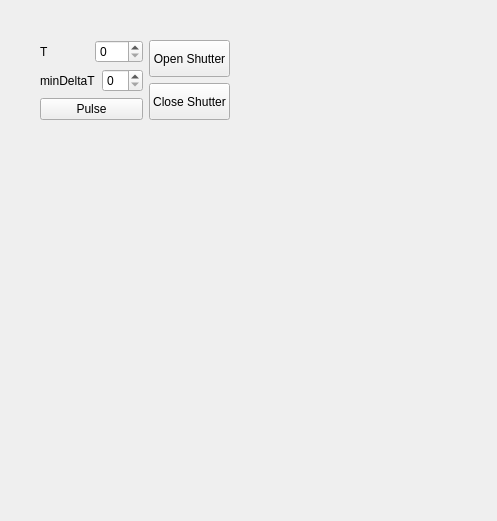
<?xml version="1.0" encoding="UTF-8"?>
<ui version="4.0">
 <class>secondPage</class>
 <widget class="QWidget" name="secondPage">
  <property name="geometry">
   <rect>
    <x>0</x>
    <y>0</y>
    <width>497</width>
    <height>521</height>
   </rect>
  </property>
  <property name="windowTitle">
   <string>Form</string>
  </property>
  <widget class="QWidget" name="">
   <property name="geometry">
    <rect>
     <x>0</x>
     <y>0</y>
     <width>481</width>
     <height>501</height>
    </rect>
   </property>
   <layout class="QGridLayout" name="gridLayout">
    <property name="sizeConstraint">
     <enum>QLayout::SetFixedSize</enum>
    </property>
    <item row="0" column="1">
     <spacer name="verticalSpacer_2">
      <property name="orientation">
       <enum>Qt::Vertical</enum>
      </property>
      <property name="sizeHint" stdset="0">
       <size>
        <width>20</width>
        <height>40</height>
       </size>
      </property>
     </spacer>
    </item>
    <item row="1" column="0">
     <spacer name="horizontalSpacer">
      <property name="orientation">
       <enum>Qt::Horizontal</enum>
      </property>
      <property name="sizeHint" stdset="0">
       <size>
        <width>40</width>
        <height>20</height>
       </size>
      </property>
     </spacer>
    </item>
    <item row="1" column="1">
     <layout class="QVBoxLayout" name="pulse_layout">
      <item>
       <layout class="QHBoxLayout" name="horizontalLayout_3">
        <item>
         <layout class="QVBoxLayout" name="verticalLayout_2">
          <item>
           <layout class="QVBoxLayout" name="verticalLayout">
            <item>
             <layout class="QHBoxLayout" name="horizontalLayout">
              <item>
               <widget class="QLabel" name="label">
                <property name="text">
                 <string>T</string>
                </property>
               </widget>
              </item>
              <item>
               <widget class="QSpinBox" name="T_spinBox"/>
              </item>
             </layout>
            </item>
            <item>
             <layout class="QHBoxLayout" name="horizontalLayout_2">
              <item>
               <widget class="QLabel" name="label_2">
                <property name="text">
                 <string>minDeltaT</string>
                </property>
               </widget>
              </item>
              <item>
               <widget class="QSpinBox" name="minDeltaT_spinBox"/>
              </item>
             </layout>
            </item>
           </layout>
          </item>
          <item>
           <widget class="QPushButton" name="pulse_button">
            <property name="sizePolicy">
             <sizepolicy hsizetype="Expanding" vsizetype="Expanding">
              <horstretch>0</horstretch>
              <verstretch>0</verstretch>
             </sizepolicy>
            </property>
            <property name="text">
             <string>Pulse</string>
            </property>
           </widget>
          </item>
         </layout>
        </item>
        <item>
         <layout class="QVBoxLayout" name="verticalLayout_3">
          <item>
           <widget class="QPushButton" name="open_shutter">
            <property name="sizePolicy">
             <sizepolicy hsizetype="Expanding" vsizetype="Expanding">
              <horstretch>0</horstretch>
              <verstretch>0</verstretch>
             </sizepolicy>
            </property>
            <property name="text">
             <string>Open Shutter</string>
            </property>
           </widget>
          </item>
          <item>
           <widget class="QPushButton" name="close_shutter">
            <property name="sizePolicy">
             <sizepolicy hsizetype="Expanding" vsizetype="Expanding">
              <horstretch>0</horstretch>
              <verstretch>0</verstretch>
             </sizepolicy>
            </property>
            <property name="text">
             <string>Close Shutter</string>
            </property>
           </widget>
          </item>
         </layout>
        </item>
       </layout>
      </item>
      <item>
       <widget class="QLabel" name="label_3">
        <property name="text">
         <string/>
        </property>
        <property name="pixmap">
         <pixmap resource="../Resources.qrc">:/icons/icons/pulse_explanation.png</pixmap>
        </property>
       </widget>
      </item>
     </layout>
    </item>
    <item row="1" column="2">
     <spacer name="horizontalSpacer_2">
      <property name="orientation">
       <enum>Qt::Horizontal</enum>
      </property>
      <property name="sizeHint" stdset="0">
       <size>
        <width>40</width>
        <height>20</height>
       </size>
      </property>
     </spacer>
    </item>
    <item row="2" column="1">
     <spacer name="verticalSpacer">
      <property name="orientation">
       <enum>Qt::Vertical</enum>
      </property>
      <property name="sizeHint" stdset="0">
       <size>
        <width>20</width>
        <height>40</height>
       </size>
      </property>
     </spacer>
    </item>
   </layout>
  </widget>
 </widget>
 <resources>
  <include location="../Resources.qrc"/>
 </resources>
 <connections/>
</ui>
